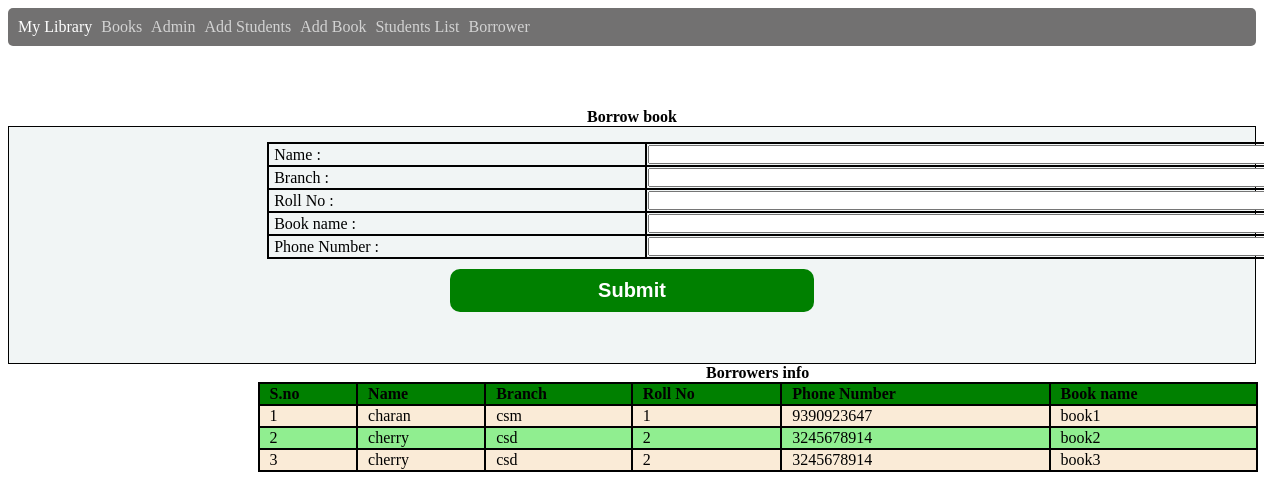
The page /borrowers/ (signed in) on the database its author committed.
### books/models.py (models this page shows, shortened)
class Borrower(models.Model):
    student = models.ForeignKey('Students', on_delete=models.CASCADE)
    book = models.ForeignKey('Book', on_delete=models.CASCADE)
    issue_date = models.DateTimeField(default=date.today())
    return_date = models.DateTimeField(null=True,blank=True)

class Students(models.Model):
    name = models.CharField(max_length= 70)
    branch = models.CharField(max_length= 70)
    rollno = models.CharField(max_length= 70)
    phonenumber = models.PositiveIntegerField()

class Book(models.Model):
    title = models.CharField(max_length=200)
    author = models.CharField(max_length=100)
    description = models.TextField(blank=True, null=True)
    category = models.CharField(max_length=100)
    total_copies = models.IntegerField()
    available_copies = models.IntegerField(blank=True, null=True)
    image=models.ImageField(blank=True, null=True, upload_to='book_image')

### books/views.py (the view, shortened to what this page needs)
# urls.py: path('borrowers/', views.borrow_book, name='borrow'),
@login_required(login_url="login")
def borrow_book(request):
    print("home")
    borrow = Borrower.objects.all()
    return render(request, "books/borrow.html", {
        "borrow": borrow,
    })

### books/templates/books/borrow.html (shortened to what this page needs)
{% extends "base.html"%}
{% load static%}
{% block css%}{% static "books/borrow.css"%}{% endblock%}
 {% block body%}
    {% include "includes/nav.html"%}
    <caption><b>Borrow book</b> </caption>
    <form method="POST" >
    <table border="9" id="inputtable">
        <tr>
         <td class="label" >Name : <td><input name="name" class="field" type="text" id="title" required></td></td>
        </tr>
        <tr>
         <td  class="label">Branch : <td><input name="branch" class="field" type="text" id="author" required></td></td>
        </tr>
        <tr>
         <td  class="label">Roll No : <td> <input name="rollno" class="field" type="text" id="bookid" required></td></td>
        </tr>
        <tr>
         <td  class="label">Book name :<td><input name="bookname" class="field" type="text" id="category" required></td></td>
        </tr>
        <tr>
         <td    class="label">Phone Number : <td><input name="phonenumber" class="field" type="number" id="copies" required></td></td>
        </tr>
     </table>
     <button type="submit">Submit</button><br><br>
    </form>
    <table id="booktable">
        <caption><b>Borrowers info</b></caption>
        <tr>
            <th>S.no</th>
            <th>Name </th>
            <th>Branch</th>
            <th>Roll No</th>
            <th>Phone Number</th>
            <th>Book name</th>
        </tr>
        {% for borrow in borrow %}
        <tr class="a">
            <td class="tabletd">{{borrow.id}}</td>
            <td class="tabletd">{{borrow.student.name}}</td>
            <td class="tabletd">{{borrow.student.branch}}</td>
            <td class="tabletd">{{borrow.student.rollno}}</td>
            <td class="tabletd">{{borrow.student.phonenumber}}</td>
            <td class="tabletd">{{borrow.book.title}}</td>
        </tr>
        {% endfor %}
    </table>
{%endblock%}

### books/static/books/borrow.css (style rules this page uses)
caption { width:100%; }
b { display:flex; width:100%; text-align: center; justify-content: center; }
form { display:grid; padding: 15px; background-color: rgb(241, 245, 245); }
.label { padding-left: 5px; }
.field { display: flex; padding-left:0.4px !important; }
#inputtable { width: 1000px; border-spacing:0px ; border: solid 1.5px black; margin-left: 20%; }
th ,.tabletd { padding-left: 10px; }
#booktable { width: 1000px; border-spacing:0px ; margin-left: 20%; }
input { padding:0px; width:99.4%; }
button { width: 30%; background-color: green; border: none; border-radius: 10px; color: white; padding: 10px 0; font-size: 20px; font-weight: bold; transition-duration: 0.3s; margin-left: 35%; margin-top: 10px; }
form { display:grid; border:solid 1px black; padding: 15px; background-color: rgb(241, 245, 245); }
.field { display: flex; }
#inputtable { width: 1000px; border-spacing:0px ; margin: 0px 20%; }
th { text-align: left; background-color: green; }
table,th,td { border:1px solid black; }
.a:nth-child(even) { background-color: antiquewhite; }
.a:nth-child(odd) { background-color: lightgreen; }
#booktable { width: 1000px; border-spacing:0px ; }

### rows shown on the page
Borrower: id "1", student.name "charan", student.branch "csm", student.rollno "1", student.phonenumber "9390923647", book "book1"
Borrower: id "2", student.name "cherry", student.branch "csd", student.rollno "2", student.phonenumber "3245678914", book "book2"
Borrower: id "3", student.name "cherry", student.branch "csd", student.rollno "2", student.phonenumber "3245678914", book "book3"
